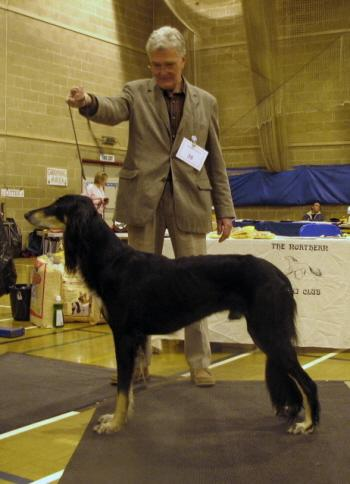
#> input picture Images/n02091831-Saluki/n02091831_10290.jpg, 350 x 484 px, found by its file name; its folder holds only this picture in this run
$ jupyter execute --allow-errors DM_Assignment_2.ipynb   (older library calls are emulated)
#> lines starting #> are read from the running program, lines starting #| are printed output that depends on the picture
## Programming Assignment 2

Classification Task and Performance Evaluation (10 points)

Importing required libraries

[cell 1]
import os
import shutil
import numpy as np
from pathlib import Path
from sklearn.preprocessing import StandardScaler
from sklearn.neighbors import KNeighborsClassifier
from sklearn.model_selection import KFold, StratifiedKFold
from sklearn.metrics import accuracy_score
import matplotlib.pyplot as plt
from sklearn.exceptions import ConvergenceWarning
import seaborn as sns
from sklearn.model_selection import StratifiedKFold, cross_val_score, cross_val_predict
from sklearn.ensemble import AdaBoostClassifier
from sklearn.neural_network import MLPClassifier
from sklearn.tree import DecisionTreeClassifier
from sklearn.metrics import f1_score, confusion_matrix

import warnings

from google.colab import drive

drive.mount('/content/drive', force_remount=True)

base_path = "/content/drive/My Drive/DogClassifier"
image_path = os.path.join(base_path, "Images")
grayscale_path = os.path.join(base_path, "Grayscale")
standardized_path = os.path.join(base_path, "Standardized")
train_path = os.path.join(base_path, "Train")
test_path = os.path.join(base_path, "Test")
annotations_path = os.path.join(base_path, "Annotations")

repo_path = "/content/dataset"


def is_dir_empty(path):
    return not os.listdir(path)


def copy_data(src, dest):
    try:
        shutil.copytree(src, dest)
        print(f"Data copied successfully from {src} to {dest}.")
    except Exception as e:
        print(f"An error occurred: {str(e)}")


if not os.path.exists(image_path) or not os.path.exists(annotations_path) or is_dir_empty(image_path) or is_dir_empty(
        annotations_path):
    if os.path.exists(image_path):
        shutil.rmtree(image_path)
    if os.path.exists(annotations_path):
        shutil.rmtree(annotations_path)

    if not os.path.exists(repo_path):
        os.system(f"git clone https://github.com/Sairam-KSR/Data_Mining.git {repo_path}")
        print("Repository cloned successfully.")
    else:
        print("Repository already exists. Skipping cloning.")

    copy_data(os.path.join(repo_path, 'Images'), image_path)
    copy_data(os.path.join(repo_path, 'Annotations'), annotations_path)
else:
    print("The required folders already exist in Google Drive and are not empty. Skipping cloning and copying.")

## Task 1.
Use images from ALL FOUR classes. Convert the images to grayscale pixel intensity histograms. (These will be the vector representations of the images). This will be your dataset for Part 2. (0.25 point)

[cell 2]
import matplotlib.pyplot as plt
from PIL import Image
from sklearn.preprocessing import StandardScaler
import numpy as np
import os
import random


breeds = [
    'n02091831-Saluki',
    'n02094258-Norwich_terrier',
    'n02105855-Shetland_sheepdog',
    'n02110806-basenji'
]

breed_labels = [breed.split('-')[1].replace('_', ' ').title() for breed in breeds]

def convert_image_to_grayscale_hist(image_path):
    im = Image.open(image_path).convert('L')
    hist = im.histogram()
    hist = np.array(hist) / (im.width * im.height)
    return hist

def get_image_files_in_path(image_path, breeds):
    breed_images = {}
    total_files_found = 0
    for breed in breeds:
        breed_path = os.path.join(image_path, breed)
        if os.path.isdir(breed_path):
            images = [os.path.join(breed_path, file) for file in os.listdir(breed_path) if file.endswith('.jpg')]
            breed_images[breed] = images
            total_files_found += len(images)
#> pass 2 of the loop in get_image_files_in_path, `for breed in breeds:`:

    print(f"Total files found: {total_files_found}")
    return breed_images

image_path = "/content/drive/My Drive/DogClassifier/Images"
grayscale_path = "/content/drive/My Drive/DogClassifier/Grayscale"
breed_images_dict = get_image_files_in_path(image_path, breeds)

if not breed_images_dict:
    print("No images found. Please check the paths and directory structure.")

plot_breeds = random.sample(list(breed_images_dict.items()), 2)  # select two breeds for plotting
plot_data = []  # store image path and histogram for plotting

total_hist_saved = 0
for breed, images in breed_images_dict.items():
    for image in images:
        hist = convert_image_to_grayscale_hist(image)
#> in convert_image_to_grayscale_hist, `im = Image.open(image_path).convert('L')`:
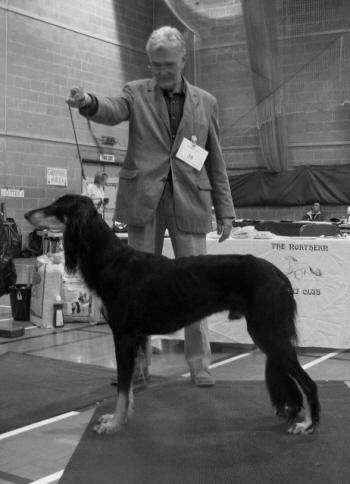
#> im: PIL image 350x484 L; min 0, max 247, mean 95.3
#> in convert_image_to_grayscale_hist, `hist = im.histogram()`: hist = 256 values, max 1893 at index 78, min 0 at index 248, mean 661.7
#> in convert_image_to_grayscale_hist, `hist = np.array(hist) / (im.width * im.height)`: hist = 256 values, max 0.0112 at index 78, min 0 at index 248, mean 0.00391
        new_path = os.path.join(grayscale_path, breed, os.path.basename(image).replace(".jpg", ".npy"))
        os.makedirs(os.path.dirname(new_path), exist_ok=True)
        np.save(new_path, hist)
        total_hist_saved += 1

        # if breed is in plotting list and a plot for the breed doesn't exist
        if breed in [item[0] for item in plot_breeds] and breed not in [item[0] for item in plot_data]:
            plot_data.append((breed, image, hist))  # attach image and histogram to plot data
#> pass 2 of the loop `for breed, images in breed_images_dict.items():`:
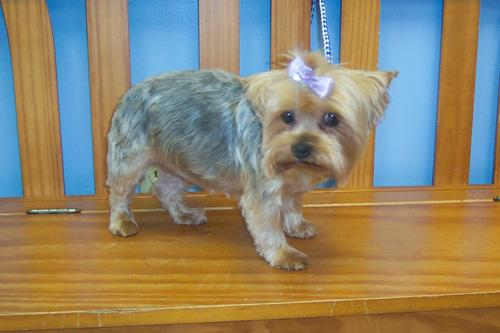
#> input picture Images/n02094258-Norwich_terrier/n02094258_1003.jpg, 500 x 333 px, found by its file name
#> in convert_image_to_grayscale_hist (call 2), `im = Image.open(image_path).convert('L')`:
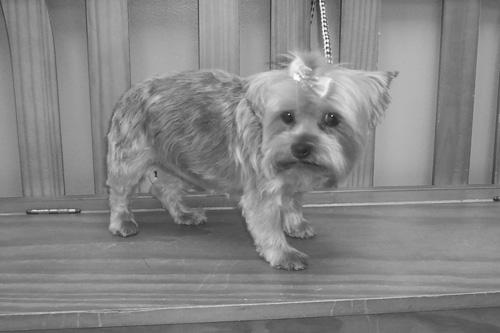
#> im: PIL image 500x333 L; min 17, max 253, mean 134
#> in convert_image_to_grayscale_hist (call 2), `hist = im.histogram()`: hist = 256 values, max 2919 at index 142, min 0 at index 0, mean 650.4
#> in convert_image_to_grayscale_hist (call 2), `hist = np.array(hist) / (im.width * im.height)`: hist = 256 values, max 0.0175 at index 142, min 0 at index 0, mean 0.00391

print(f"Total histograms saved: {total_hist_saved}")

# Plotting
figure, axs = plt.subplots(2, 2, figsize=(16,16))  # Set figure size and subplots

for i, plot_item in enumerate(plot_data):
    # Plot image
    im = Image.open(plot_item[1])
#> im is the input picture: PIL image 350x484 RGB; mean R, G, B 110, 94.9, 58.9
    im = im.resize((256, 256), Image.ANTIALIAS)  # Resize the image
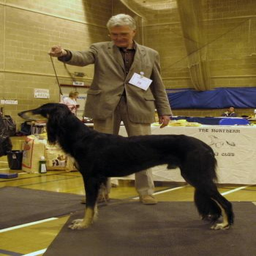
#> im: PIL image 256x256 RGB; mean R, G, B 110, 94.9, 58.9
    axs[i][0].imshow(im)
    axs[i][0].set_title(f"Image - {plot_item[0].split('-')[1].replace('_', ' ').title()}")

    # Plot corresponding histogram
    axs[i][1].bar(range(256), plot_item[2])
    axs[i][1].set_title(f"Histogram - {plot_item[0].split('-')[1].replace('_', ' ').title()}")
#> pass 2 of the loop `for i, plot_item in enumerate(plot_data):`:
#> im is the input picture: PIL image 500x333 RGB; mean R, G, B 144.4, 133.6, 108.7
#> `im = im.resize((256, 256), Image.ANTIALIAS)`:
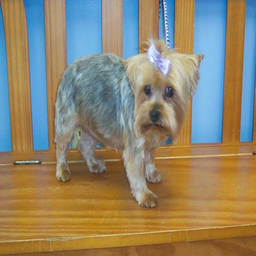
#> im: PIL image 256x256 RGB; mean R, G, B 144.4, 133.6, 108.7

plt.tight_layout()
plt.show()
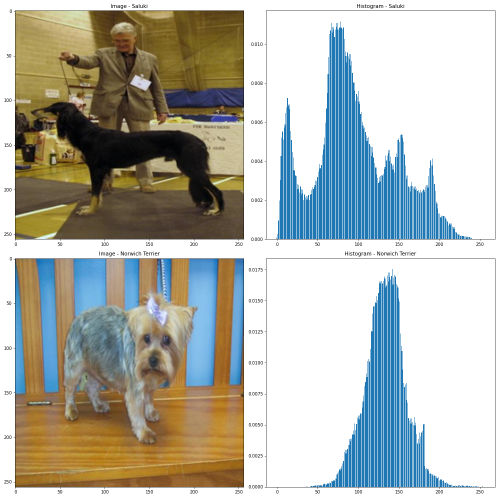
#> figure drawn by matplotlib, 4 panels; panel 2: tallest bar 0.0112 high, from x = 77.6 to 78.4; panel 4: tallest bar 0.0175 high, from x = 141.6 to 142.4

## Task 2.
Perform standardization on the dataset. ([See Scikit Learn Documentation for Preprocessing](https://scikit-learn.org/stable/modules/preprocessing.html)) (0.25 point)

[cell 3]
from sklearn.preprocessing import StandardScaler
from pathlib import Path
import numpy as np
import os
import matplotlib.pyplot as plt

def load_histograms(grayscale_path, breeds):
    histograms = []
    file_paths = []
    files_loaded = 0

    for breed in breeds:
        breed_path = os.path.join(grayscale_path, breed)
        for filename in os.listdir(breed_path):
            if filename.endswith('.npy'):
                file_path = os.path.join(breed_path, filename)
                histograms.append(np.load(file_path))
                file_paths.append(file_path)
                files_loaded += 1
#> pass 2 of the loop in load_histograms, `for breed in breeds:`:

    print(f"Total files loaded: {files_loaded}")
    return histograms, file_paths


# [18 lines left out: functions standardize_histograms, save_standardized_histograms, not called in this run]

#> (the rest of this cell did not finish here and is left out)

## Task 3.
Split the dataset into a training set and a test set: For each class, perform a training/test split of 80/20. (0.25 point)

[cell 4]
import os
import numpy as np
from sklearn.model_selection import train_test_split
from pathlib import Path


def load_histograms(standardized_path, breeds):
    histograms = []
    file_paths = []

    for breed in breeds:
        breed_path = os.path.join(standardized_path, breed)
        for filename in os.listdir(breed_path):
            if filename.endswith('.npy'):
                file_path = os.path.join(breed_path, filename)
                histograms.append(np.load(file_path))
                file_paths.append(file_path)
#> pass 2 of the loop in load_histograms, `for breed in breeds:`:

    return histograms, file_paths


# [15 lines left out: functions save_histograms, split_and_save_data, not called in this run]


#> (the rest of this cell did not finish here and is left out)

## Task 4. Model Selection
Perform a standard 5-fold cross-validation and a stratified 5-fold cross-validation on
the training set for k-Nearest Neighbor Classifiers such that 𝑘 = 1, 3, 5, 7, 10, 20. (2.5 points)

1. Plot a graph (x-axis: k; y-axis: mean validation/training error (%)) containing four error curves (2 validation error curves and 2 training error curves - label them clearly using a legend to define the curves). Which 𝑘 has the lowest mean error for each curve? Comment about (1) the model complexity for k-Nearest Neighbor classifier in relation to 𝑘, and (2) when/whether there is overfitting/underfitting. (1.5 points)

2.  Use the 𝑘 value with the lowest mean validation error for your k-Nearest Neighbor classifier from the stratified 5-fold cross-validation. What is the test error? (0.25 point)

[cell 5]
def load_dataset_from_path(path, breeds):
    histograms = []
    labels = []

    for breed in breeds:
        breed_path = os.path.join(path, breed)
        for filename in os.listdir(breed_path):
            if filename.endswith('.npy'):
                file_path = os.path.join(breed_path, filename)
                histograms.append(np.load(file_path))
                labels.append(breed)
#> pass 2 of the loop in load_dataset_from_path, `for breed in breeds:`:
#> pass 2 of the loop in load_dataset_from_path, `for breed in breeds:`:
